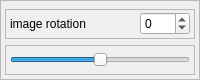
                          <widget class="QFrame" name="frame_10">
                           <property name="maximumSize">
                            <size>
                             <width>16777215</width>
                             <height>80</height>
                            </size>
                           </property>
                           <property name="frameShape">
                            <enum>QFrame::StyledPanel</enum>
                           </property>
                           <property name="frameShadow">
                            <enum>QFrame::Raised</enum>
                           </property>
                           <layout class="QVBoxLayout" name="verticalLayout_13">
                            <property name="leftMargin">
                             <number>4</number>
                            </property>
                            <property name="topMargin">
                             <number>8</number>
                            </property>
                            <property name="rightMargin">
                             <number>4</number>
                            </property>
                            <property name="bottomMargin">
                             <number>4</number>
                            </property>
                            <item>
                             <widget class="QFrame" name="frame_19">
                              <property name="minimumSize">
                               <size>
                                <width>0</width>
                                <height>0</height>
                               </size>
                              </property>
                              <property name="maximumSize">
                               <size>
                                <width>16777215</width>
                                <height>30</height>
                               </size>
                              </property>
                              <property name="frameShape">
                               <enum>QFrame::StyledPanel</enum>
                              </property>
                              <property name="frameShadow">
                               <enum>QFrame::Raised</enum>
                              </property>
                              <layout class="QHBoxLayout" name="horizontalLayout_10">
                               <property name="leftMargin">
                                <number>4</number>
                               </property>
                               <property name="topMargin">
                                <number>1</number>
                               </property>
                               <property name="rightMargin">
                                <number>4</number>
                               </property>
                               <property name="bottomMargin">
                                <number>1</number>
                               </property>
                               <item>
                                <widget class="QLabel" name="label_17">
                                 <property name="text">
                                  <string>image rotation</string>
                                 </property>
                                </widget>
                               </item>
                               <item>
                                <widget class="QSpinBox" name="imgRotationSpinbox">
                                 <property name="maximumSize">
                                  <size>
                                   <width>50</width>
                                   <height>16777215</height>
                                  </size>
                                 </property>
                                 <property name="minimum">
                                  <number>-180</number>
                                 </property>
                                 <property name="maximum">
                                  <number>180</number>
                                 </property>
                                </widget>
                               </item>
                              </layout>
                             </widget>
                            </item>
                            <item>
                             <widget class="QFrame" name="frame_20">
                              <property name="minimumSize">
                               <size>
                                <width>0</width>
                                <height>0</height>
                               </size>
                              </property>
                              <property name="maximumSize">
                               <size>
                                <width>16777215</width>
                                <height>30</height>
                               </size>
                              </property>
                              <property name="frameShape">
                               <enum>QFrame::StyledPanel</enum>
                              </property>
                              <property name="frameShadow">
                               <enum>QFrame::Raised</enum>
                              </property>
                              <layout class="QHBoxLayout" name="horizontalLayout_18">
                               <property name="leftMargin">
                                <number>4</number>
                               </property>
                               <property name="topMargin">
                                <number>1</number>
                               </property>
                               <property name="rightMargin">
                                <number>4</number>
                               </property>
                               <property name="bottomMargin">
                                <number>1</number>
                               </property>
                               <item>
                                <widget class="QSlider" name="imgRotationSlider">
                                 <property name="minimum">
                                  <number>-180</number>
                                 </property>
                                 <property name="maximum">
                                  <number>180</number>
                                 </property>
                                 <property name="orientation">
                                  <enum>Qt::Horizontal</enum>
                                 </property>
                                </widget>
                               </item>
                              </layout>
                             </widget>
                            </item>
                           </layout>
                          </widget>
